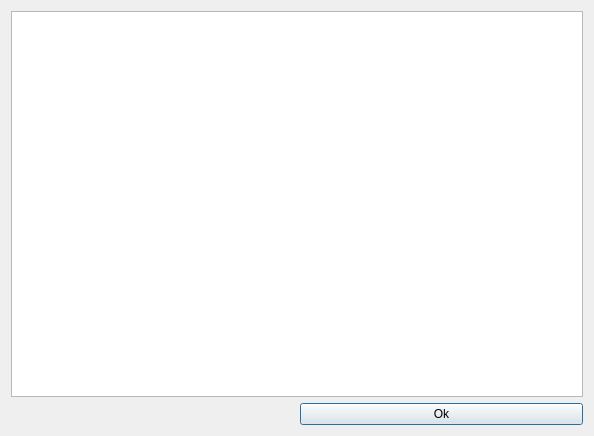
<?xml version="1.0" encoding="UTF-8"?>
<ui version="4.0">
 <class>Dialog</class>
 <widget class="QDialog" name="Dialog">
  <property name="geometry">
   <rect>
    <x>0</x>
    <y>0</y>
    <width>594</width>
    <height>436</height>
   </rect>
  </property>
  <property name="windowTitle">
   <string>ZapMeNot Script</string>
  </property>
  <layout class="QVBoxLayout" name="verticalLayout">
   <item>
    <widget class="QTextEdit" name="textEdit">
     <property name="lineWrapMode">
      <enum>QTextEdit::LineWrapMode::NoWrap</enum>
     </property>
     <property name="readOnly">
      <bool>true</bool>
     </property>
     <property name="acceptRichText">
      <bool>false</bool>
     </property>
    </widget>
   </item>
   <item>
    <layout class="QHBoxLayout" name="horizontalLayout">
     <item>
      <widget class="QLabel" name="label">
       <property name="text">
        <string/>
       </property>
      </widget>
     </item>
     <item>
      <widget class="QPushButton" name="pushButton">
       <property name="text">
        <string>Ok</string>
       </property>
      </widget>
     </item>
    </layout>
   </item>
  </layout>
 </widget>
 <resources/>
 <connections/>
</ui>
